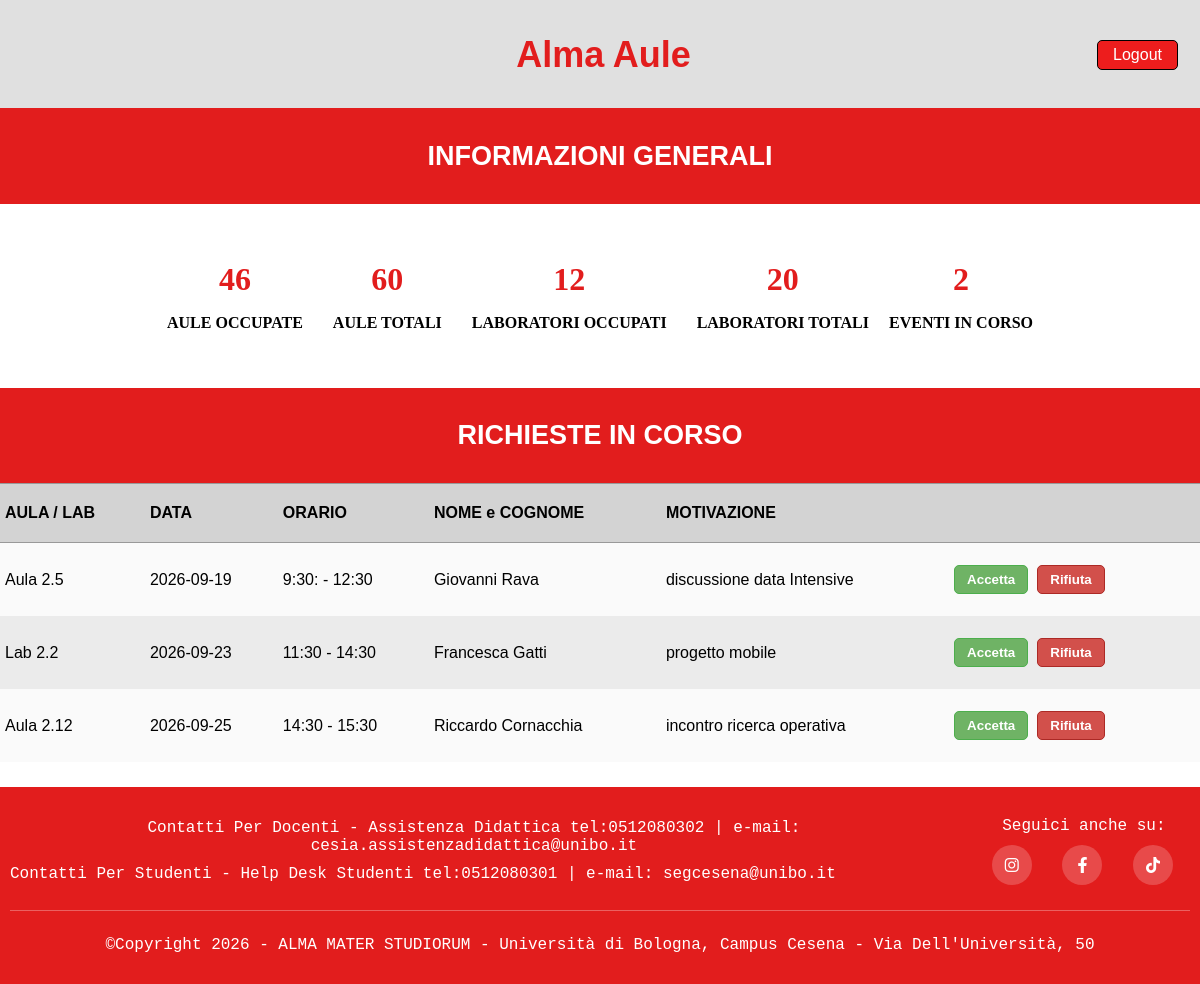
Page /paginaPrincipale_amministratore.php (signed in) on the committed database.
### tables this page shows
create table RICHIESTA_IN_CORSO (
     codiceRichiesta int auto_increment not null,
     nominativo char(20) not null,
     data date not null,
     oraInizio char(10) not null,
     durata int not null,
     motivazione char(100) not null,
     numeroLab char(5),
     numeroAula char(5),
     constraint ID_RICHIESTA_ID primary key (codiceRichiesta));

### richieste_admin.php (called while the page is built, shortened)
<?php
require_once("bootstrap.php");
$templateParams["nome"] = "header_pagine.php";
$templateParams["richieste_in_corso"] = $dbh->getRichiesteInCorso();
require("template/richieste_admin_base.php");
?>

### paginaPrincipale_amministratore.php (called while the page is built)
<?php
require_once("bootstrap.php");
$templateParams["header"] = "header_pagine.php";
$templateParams["footer"] = "footer.php";
require("template/paginaPrincipale_amministratore_base.php")
?>

### db/database.php (called while the page is built, shortened)
<?php
class DatabaseHelper {
    private $db;
    public function __construct($servername, $username, $password, $dbname, $port){
        $this->db = new mysqli($servername, $username, $password, $dbname, $port);
    }
    public function getRichiesteInCorso() {
        $stmt = $this->db->prepare("SELECT codiceRichiesta, nominativo, data, oraInizio, durata, motivazione, numeroLab, numeroAula
                  FROM RICHIESTA_IN_CORSO
                  ORDER BY data ASC, oraInizio ASC");
        $stmt->execute();
        $result = $stmt->get_result();
        return $result->fetch_all(MYSQLI_ASSOC);
    }
}
?>

### bootstrap.php (called while the page is built, shortened)
<?php
require_once("db/database.php");
$dbh = new DatabaseHelper("127.0.0.1", "root", "", "Alma_aule_DB", 3306);
?>

### template/richieste_admin_base.php (the view, shortened to what this page needs)
<div class="red-bar">
    <div class="subtitle">
        <h2>RICHIESTE IN CORSO</h2>
    </div>
</div>
<main>
    <table>
        <thead>
            <tr>
                <th>AULA / LAB</th>
                <th>DATA</th>
                <th>ORARIO</th>
                <th class="hide-mobile">NOME e COGNOME</th>
                <th class="hide-mobile">MOTIVAZIONE</th>
                <th></th>
            </tr>
        </thead>
        <tbody>
            <?php foreach($templateParams["richieste_in_corso"] as $richiesta): ?>
            <tr class="riga-principale">
                <td>
                    <?php
                        if (!empty($richiesta["numeroAula"])) {
                            echo "Aula " . htmlspecialchars($richiesta["numeroAula"]);
                        } elseif (!empty($richiesta["numeroLab"])) {
                            echo "Lab " . htmlspecialchars($richiesta["numeroLab"]);
                        } else {
                            echo "N/D";
                        }
                    ?>
                </td>
                <td><?php echo htmlspecialchars($richiesta["data"]); ?></td>
                <td>
                    <?php
                        $oraInizio = $richiesta["oraInizio"];
                        $date = new DateTime($oraInizio);
                        $date->modify("+{$richiesta['durata']} minutes");
                        $oraFine = $date->format('H:i');
                        echo htmlspecialchars(substr($oraInizio, 0, 5)) . " - " . $oraFine;
                    ?>
                </td>
                <td class="hide-mobile"><?php echo htmlspecialchars($richiesta["nominativo"]); ?></td>
                <td class="hide-mobile"><?php echo htmlspecialchars($richiesta["motivazione"]); ?></td>
                <td class="colonna-azioni">
                    <div class="hide-mobile">
                        <button class="btn-accetta" data-id="<?php echo $richiesta["codiceRichiesta"]; ?>">Accetta</button>
                        <button class="btn-rifiuta" data-id="<?php echo $richiesta["codiceRichiesta"]; ?>">Rifiuta</button>
                    </div>
                </td>
            </tr>
            <?php endforeach; ?>
        </tbody>
    </table>
</main>

### css/style.css (style rules this page uses)
body { display: flex; flex-direction: column; min-height: 100vh; margin: 0; }
main { flex-grow: 1; }
.logo, .title, .login, .logout-pc, .subtitle, .add-container, .spacer, .back-container, .menu-container { display: flex; align-items: center; }
.title, .subtitle { width: 50%; justify-content: center; font-size: 14px; }
table { width: 100%; font-family: 'Lucida Sans', sans-serif; border-spacing: 0; border-collapse: collapse; min-width: auto; margin-bottom: 25px; }
table tr:nth-child(even) { background-color: #ebebeb; }
table tr:nth-child(odd) { background-color: #fafafa; }
table tr th { background-color: #d3d3d3; color: black; text-align: left; padding: 20px 5px; border-bottom: 1px solid #999; border-top: 1px solid #999; }
table tr td { color: black; text-align: left; padding: 20px 5px; }
.red-bar { background-color: #e21d1d; display: flex; width: 100%; align-items: center; padding: 10px 0; }
.subtitle { color: #ffffff; font-family: 'Lucida Sans', sans-serif; text-align: center; }
@media screen and (min-width: 768px) { .title, .subtitle { font-size: 18px; } }
.btn-accetta { background-color: #6fb365; color: white; border: 1px solid #4cae4c; padding: 6px 12px; border-radius: 5px; cursor: pointer; margin: 2px; font-weight: bold; }
.btn-rifiuta { background-color: #d2504b; color: white; border: 1px solid #ac2925; padding: 6px 12px; border-radius: 5px; cursor: pointer; margin: 2px; font-weight: bold; }
.hide-mobile { display: none; }
.colonna-azioni { vertical-align: middle; }
@media (min-width: 768px) { .hide-mobile { display: table-cell; } }
@media (min-width: 768px) { div.hide-mobile { padding-right: 10px; display: flex; gap: 5px; } }

### rows in the picture
richiesta_in_corso: numeroAula "2.5", data "2026-09-19", oraInizio "9:30:", oraFine "12:30", nominativo "Giovanni Rava", motivazione "discussione data Intensive"
richiesta_in_corso: numeroLab "2.2", data "2026-09-23", oraInizio "11:30", oraFine "14:30", nominativo "Francesca Gatti", motivazione "progetto mobile"
richiesta_in_corso: numeroAula "2.12", data "2026-09-25", oraInizio "14:30", oraFine "15:30", nominativo "Riccardo Cornacchia", motivazione "incontro ricerca operativa"
